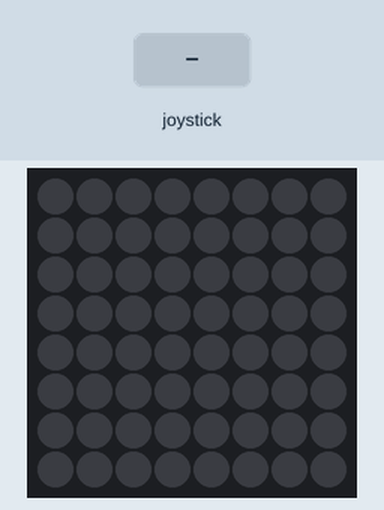
Simulated run of this program. Board: Raspberry Pi (BCM pin numbers) with a Sense HAT. Shown: the Sense HAT's 8×8 RGB LED matrix. The inputs (shaded band) are chosen by the test bench. Dim RGB values are drawn brighter than linear.

Above: at 1.2 s.
1.3 s: joystick pushed up
At 1.9 s:
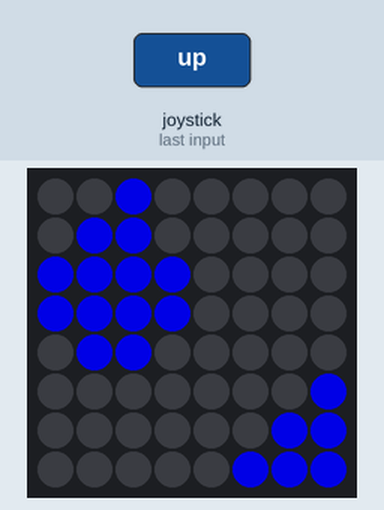
At 4.1 s:
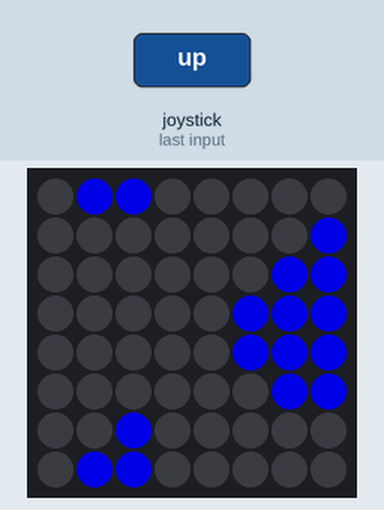
Timing chart, 0 to 5.6 s (numbered marks = the images above; inputs shaded):
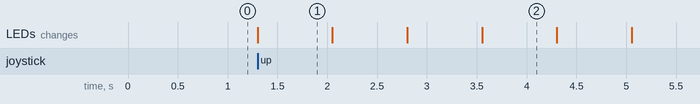

The program:

RainAnimationSenseHat.py
```python
from sense_hat import SenseHat, ACTION_PRESSED, ACTION_HELD, ACTION_RELEASED
from signal import pause
import time

s = SenseHat()
s.low_light = True

green = (0, 255, 0)
yellow = (255, 255, 0)
blue = (0, 0, 255)
red = (255, 0, 0)
white = (255,255,255)
nothing = (0,0,0)
pink = (255,105, 180)

def fifth():
    W = white
    O = nothing
    B = blue
    logo = [
    B, B, B, B, O, O, O, O,
    B, B, B, B, O, O, O, O,
    O, B, B, O, O, O, O, O,
    O, O, O, O, O, O, O, B,
    O, O, O, O, O, O, B, B,
    O, O, O, O, O, B, B, B,
    O, O, O, O, O, B, B, B,
    O, O, O, O, O, O, B, B,

    ]
    return logo

def fourth():
    W = white
    O = nothing
    B = blue
    logo = [
    O, B, B, O, O, O, O, O,
    O, O, O, O, O, O, O, B,
    O, O, O, O, O, O, B, B,
    O, O, O, O, O, B, B, B,
    O, O, O, O, O, B, B, B,
    O, O, O, O, O, O, B, B,
    O, O, B, O, O, O, O, O,
    O, B, B, O, O, O, O, O,
    ]
    return logo

def third():
    W = white
    O = nothing
    B = blue
    logo = [
    O, O, O, O, O, O, B, B,
    O, O, O, O, O, B, B, B,
    O, O, O, O, O, B, B, B,
    O, O, O, O, O, O, B, B,
    O, O, B, O, O, O, O, O,
    O, B, B, O, O, O, O, O,
    B, B, B, B, O, O, O, O,
    B, B, B, B, O, O, O, O,
    ]
    return logo

def second():
    W = white
    O = nothing
    B = blue
    logo = [
    O, O, O, O, O, B, B, B,
    O, O, O, O, O, O, B, B,
    O, O, B, O, O, O, O, O,
    O, B, B, O, O, O, O, O,
    B, B, B, B, O, O, O, O,
    B, B, B, B, O, O, O, O,
    O, B, B, O, O, O, O, O,
    O, O, O, O, O, O, O, B,
    ]
    return logo

def first():
    P = pink
    O = nothing
    B = blue
    logo = [
    O, O, B, O, O, O, O, O,
    O, B, B, O, O, O, O, O,
    B, B, B, B, O, O, O, O,
    B, B, B, B, O, O, O, O,
    O, B, B, O, O, O, O, O,
    O, O, O, O, O, O, O, B,
    O, O, O, O, O, O, B, B,
    O, O, O, O, O, B, B, B,
    ]
    return logo

images = [first, second, third, fourth, fifth]
count = 0
loop = True
def raining():
    global count
    global loop
    while loop == True:
        s.set_pixels(images[count % len(images)]())
        time.sleep(.75)
        count += 1
        if count == 20:
            count = 0
            loop = False

def pushed_up(event):
    global loop
    loop = True
    if event.action != ACTION_RELEASED:
        raining()

def pushed_down(event):
    global loop
    if event.action != ACTION_RELEASED:
        s.clear()
        loop = False


s.stick.direction_up = pushed_up
s.stick.direction_down = pushed_down
pause()
```

Measured:
- after the input at 1.3 s, the LEDs: change at once (image 1)
- what the display in image 1 shows lasts 0.8 s, from 1.3 s to 2.1 s
